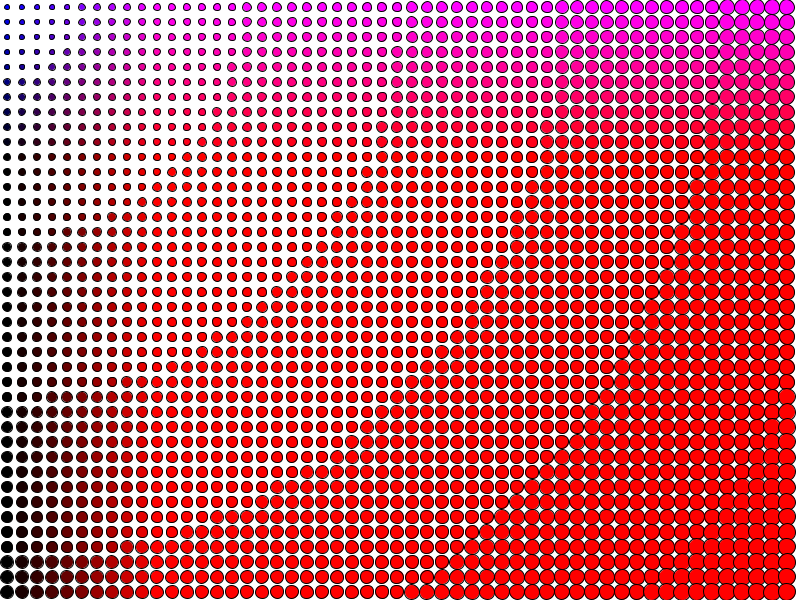
Frame 1 (no input)
Frame 60 (the mouse pressed at the canvas centre just before this capture): identical to frame 1, image omitted
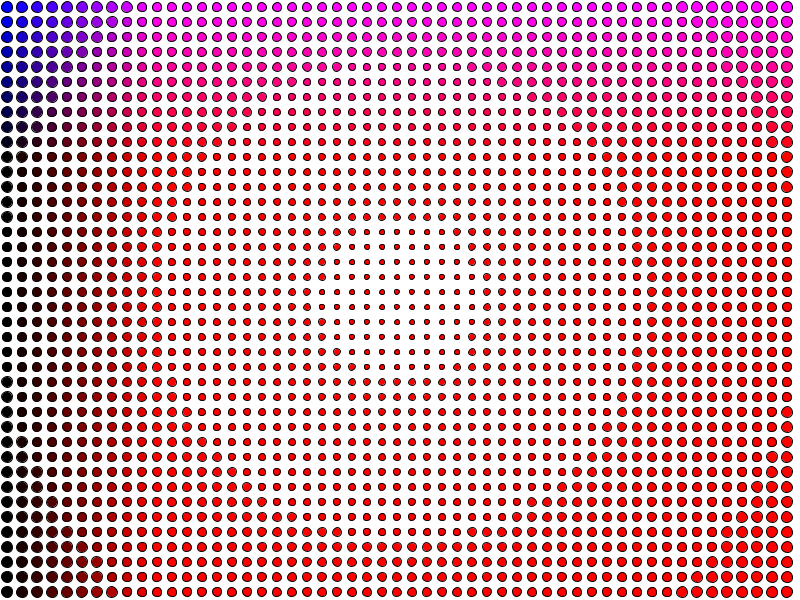
Frame 120 (the mouse held since frame 60 and released just before this capture)

The Processing sketch that drew these frames (run headless with seeded random() and noise(); from frame 60 on, the mouse is pressed at the canvas centre):

// Processing sketch: nestedLoopsInClass
// ── nestedLoopsInClass.pde
int size = 15; 
int rows, cols; 
void setup(){
  size(800, 600);
  rows = height/size; 
  cols = width/ size; 
}

void draw(){
  background(255); 
  
  for(int i = 0; i<cols; i++){
    for(int j = 0; j<rows; j++){
    float d = dist(mouseX, mouseY, i*size + size/2, j*size + size/2);
    float s = map(d, 0, width, 5, size); 
    
    int r = int(map(i, 0, 10, 0, 255));
    int b = int(map(j, 0, 10, 255, 0)); 
    fill(r, 0, b); 
    ellipse(i*size + size/2, j*size + size/2, s, s);
    }
  }
}
